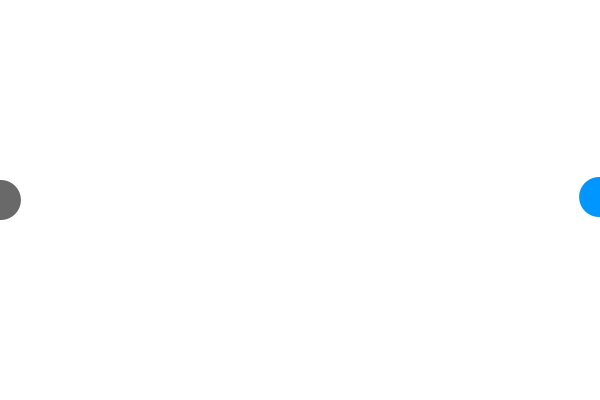
Frame 1 (no input)
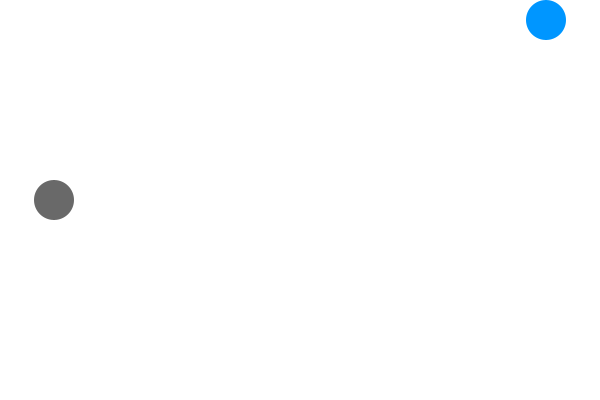
Frame 60 (the mouse pressed at the canvas centre just before this capture)
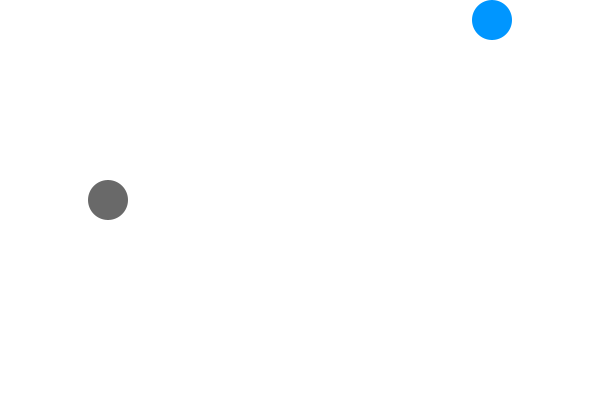
Frame 120 (the mouse held since frame 60 and released just before this capture)

The Processing sketch that drew these frames (run headless with seeded random() and noise(); from frame 60 on, the mouse is pressed at the canvas centre):

// Processing sketch: colision
// ── colision.pde
/*
CIRCLE/CIRCLE
Jeff Thompson | 2015 | www.jeffreythompson.org
*/

float c1x = 0;      // circle 1 position (controlled by mouse)
float c1y = 200;
float c1r = 20;     // radius

float c2x = 600;    // circle 2 position
float c2y = 200;
float c2r = 20;

float inc=0.9;


void setup() {
  size(600,400);
  noStroke();
}


void draw() {
  background(255);
  
  // update position to mouse coordinates
   c1x +=inc;
   c2y -=map(mouseY,0,height,3,-3);
   c2x -=inc;

  
  // check for collision
  // if hit, change color
  boolean hit = circleCircle(c1x,c1y,c1r, c2x,c2y,c2r);
  if (hit) {
    fill(255,150,0);
      inc=0;
      float incy=random(-2,2);
     c1y+=incy;
     c2y+=incy;
     for(int i=0; i<50; i++){
       ellipse(c1x+random(-100)*noise(i),c1y+random(-100,80)*noise(i),6,6);
       ellipse(c2x+random(100)*noise(i),c2y+random(-100,80)*noise(i),6,6);
     }
  }
  else {
    fill(0,150,255);
  }
  ellipse(c2x,c2y, c2r*2,c2r*2);
  
  // other circle, controlled by mouse
  fill(0, 150);
  ellipse(c1x,c1y, c1r*2,c1r*2);
}


// CIRCLE/CIRCLE
boolean circleCircle(float c1x, float c1y, float c1r, float c2x, float c2y, float c2r) {
  
  // get distance between the circle's centers
  // use the Pythagorean Theorem to compute the distance
  float distX = c1x - c2x;
  float distY = c1y - c2y;
  float distance = sqrt( (distX*distX) + (distY*distY) );

  // if the distance is less than the sum of the circle's
  // radii, the circles are touching!
  if (distance <= c1r+c2r) {
    return true;
  }
  return false;
}
